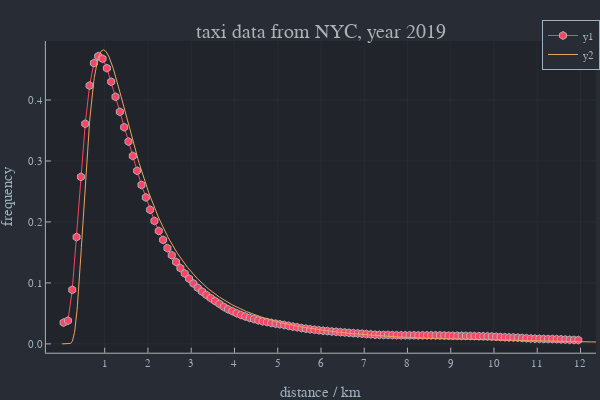

Notebook source saved alongside this figure:
### Markdown cell above
#### analytic approximation

### Code cell
D=mean(distances)
k=3.1
x=Array(0.01:0.01:20)
y=exp.(-(x./D).^-1).*((x./D).^-k)
y./=sum(y)*0.01
plot!(x,y,xlim=[0,12],xlab="distance / km",ylab="frequency",title="taxi data from NYC, year 2019",xticks=1:50)

### Figure 1 — Plotly figure (JSON) as saved in the notebook; plotly's stock layout.template omitted (floating-point values rounded to 4 significant figures; data arrays with more than 128 entries replaced by an {"elided": "..."} marker saying what was removed)
{"data": [{"colorbar": {"title": {"text": ""}}, "legendgroup": "y1", "line": {"color": "rgba(254, 67, 101, 1.000)", "dash": "solid", "shape": "linear", "width": 1}, "marker": {"color": "rgba(254, 67, 101, 1.000)", "line": {"color": "rgba(173, 178, 183, 1.000)", "width": 1}, "size": 8, "symbol": "hexagon"}, "mode": "lines+markers", "name": "y1", "showlegend": true, "type": "scatter", "x": [0.05, 0.15, 0.25, 0.35, 0.45, 0.55, 0.65, 0.75, 0.85, 0.95, 1.05, 1.15, 1.25, 1.35, 1.45, 1.55, 1.65, 1.75, 1.85, 1.95, 2.05, 2.15, 2.25, 2.35, 2.45, 2.55, 2.65, 2.75, 2.85, 2.95, 3.05, 3.15, 3.25, 3.35, 3.45, 3.55, 3.65, 3.75, 3.85, 3.95, 4.05, 4.15, 4.25, 4.35, 4.45, 4.55, 4.65, 4.75, 4.85, 4.95, 5.05, 5.15, 5.25, 5.35, 5.45, 5.55, 5.65, 5.75, 5.85, 5.95, 6.05, 6.15, 6.25, 6.35, 6.45, 6.55, 6.65, 6.75, 6.85, 6.95, 7.05, 7.15, 7.25, 7.35, 7.45, 7.55, 7.65, 7.75, 7.85, 7.95, 8.05, 8.15, 8.25, 8.35, 8.45, 8.55, 8.65, 8.75, 8.85, 8.95, 9.05, 9.15, 9.25, 9.35, 9.45, 9.55, 9.65, 9.75, 9.85, 9.95, 10.05, 10.15, 10.25, 10.35, 10.45, 10.55, 10.65, 10.75, 10.85, 10.95, 11.05, 11.15, 11.25, 11.35, 11.45, 11.55, 11.65, 11.75, 11.85, 11.95], "xaxis": "x", "y": [0.03491, 0.03806, 0.08865, 0.1752, 0.2739, 0.361, 0.4236, 0.4606, 0.4719, 0.4677, 0.4522, 0.4299, 0.4052, 0.3806, 0.3553, 0.3318, 0.3083, 0.2839, 0.2607, 0.2402, 0.22, 0.2017, 0.1853, 0.1706, 0.157, 0.1455, 0.1344, 0.1243, 0.1156, 0.107, 0.09917, 0.09205, 0.08583, 0.08033, 0.07519, 0.07035, 0.06572, 0.06088, 0.05681, 0.05372, 0.05033, 0.04746, 0.045, 0.04264, 0.04065, 0.03862, 0.03699, 0.03586, 0.03443, 0.03317, 0.03208, 0.03097, 0.02959, 0.02831, 0.02724, 0.02595, 0.02495, 0.024, 0.02322, 0.02233, 0.02156, 0.02101, 0.02032, 0.01984, 0.01924, 0.01873, 0.01806, 0.01759, 0.01714, 0.01671, 0.01608, 0.01565, 0.01508, 0.01484, 0.01472, 0.01469, 0.01437, 0.01418, 0.01404, 0.01406, 0.01407, 0.01401, 0.01394, 0.014, 0.01401, 0.0141, 0.01403, 0.01392, 0.01372, 0.01351, 0.01332, 0.01331, 0.01323, 0.01309, 0.01298, 0.01277, 0.01265, 0.01253, 0.0124, 0.01212, 0.01177, 0.01124, 0.01094, 0.01066, 0.01051, 0.0102, 0.009702, 0.009275, 0.008835, 0.008556, 0.008273, 0.008042, 0.007951, 0.007893, 0.007777, 0.007393, 0.007005, 0.006714, 0.006496, 0.006324], "yaxis": "y", "zmax": null, "zmin": null}, {"colorbar": {"title": {"text": ""}}, "legendgroup": "y2", "line": {"color": "rgba(236, 162, 92, 1.000)", "dash": "solid", "shape": "linear", "width": 1}, "mode": "lines", "name": "y2", "showlegend": true, "type": "scatter", "x": {"elided": "2000 float values"}, "xaxis": "x", "y": {"elided": "2000 float values"}, "yaxis": "y", "zmax": null, "zmin": null}], "layout": {"annotations": [{"font": {"color": "rgba(173, 178, 183, 1.000)", "family": "sans-serif", "size": 20}, "rotation": 0, "showarrow": false, "text": "taxi data from NYC, year 2019", "x": 0.535, "xanchor": "center", "xref": "paper", "y": 1, "yanchor": "top", "yref": "paper"}], "height": 400, "legend": {"bgcolor": "rgba(40, 44, 52, 1.000)", "bordercolor": "rgba(158, 177, 190, 1.000)", "borderwidth": 1, "font": {"color": "rgba(173, 178, 183, 1.000)", "family": "sans-serif", "size": 11}, "title": {"font": {"color": "rgba(173, 178, 183, 1.000)", "family": "sans-serif", "size": 15}, "text": ""}, "tracegroupgap": 0, "traceorder": "normal", "x": 1, "xanchor": "auto", "y": 1, "yanchor": "auto"}, "margin": {"b": 20, "l": 0, "r": 0, "t": 20}, "paper_bgcolor": "rgba(40, 44, 52, 1.000)", "plot_bgcolor": "rgba(33, 37, 43, 1.000)", "showlegend": true, "width": 600, "xaxis": {"anchor": "y", "domain": [0.07647, 0.9934], "gridcolor": "rgba(173, 178, 183, 0.100)", "gridwidth": 0.5, "linecolor": "rgba(173, 178, 183, 1.000)", "mirror": false, "range": [-0.36, 12.36], "showgrid": true, "showline": true, "showticklabels": true, "tickangle": 0, "tickcolor": "rgb(173, 178, 183)", "tickfont": {"color": "rgba(158, 177, 190, 1.000)", "family": "sans-serif", "size": 11}, "tickmode": "array", "ticks": "inside", "ticktext": ["1", "2", "3", "4", "5", "6", "7", "8", "9", "10", "11", "12"], "tickvals": [1, 2, 3, 4, 5, 6, 7, 8, 9, 10, 11, 12], "title": {"font": {"color": "rgba(158, 177, 190, 1.000)", "family": "sans-serif", "size": 15}, "text": "distance / km"}, "type": "linear", "visible": true, "zeroline": false, "zerolinecolor": "rgba(173, 178, 183, 1.000)"}, "yaxis": {"anchor": "x", "domain": [0.07581, 0.9415], "gridcolor": "rgba(173, 178, 183, 0.100)", "gridwidth": 0.5, "linecolor": "rgba(173, 178, 183, 1.000)", "mirror": false, "range": [-0.01447, 0.4967], "showgrid": true, "showline": true, "showticklabels": true, "tickangle": 0, "tickcolor": "rgb(173, 178, 183)", "tickfont": {"color": "rgba(158, 177, 190, 1.000)", "family": "sans-serif", "size": 11}, "tickmode": "array", "ticks": "inside", "ticktext": ["0.0", "0.1", "0.2", "0.3", "0.4"], "tickvals": [0, 0.1, 0.2, 0.3, 0.4], "title": {"font": {"color": "rgba(158, 177, 190, 1.000)", "family": "sans-serif", "size": 15}, "text": "frequency"}, "type": "linear", "visible": true, "zeroline": false, "zerolinecolor": "rgba(173, 178, 183, 1.000)"}}}
